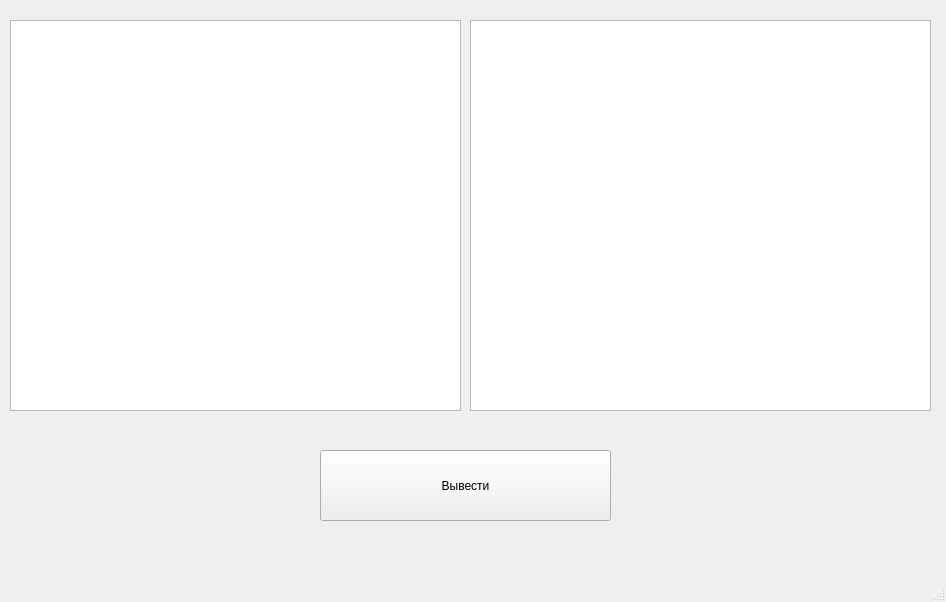
<?xml version="1.0" encoding="UTF-8"?>
<ui version="4.0">
 <class>MainWindow</class>
 <widget class="QMainWindow" name="MainWindow">
  <property name="geometry">
   <rect>
    <x>0</x>
    <y>0</y>
    <width>946</width>
    <height>602</height>
   </rect>
  </property>
  <property name="windowTitle">
   <string>Mix</string>
  </property>
  <widget class="QWidget" name="centralwidget">
   <widget class="QPushButton" name="btn">
    <property name="geometry">
     <rect>
      <x>320</x>
      <y>450</y>
      <width>291</width>
      <height>71</height>
     </rect>
    </property>
    <property name="text">
     <string>Вывести</string>
    </property>
   </widget>
   <widget class="QListView" name="ListWidget_c">
    <property name="geometry">
     <rect>
      <x>10</x>
      <y>20</y>
      <width>451</width>
      <height>391</height>
     </rect>
    </property>
   </widget>
   <widget class="QListWidget" name="ListWidget_nc">
    <property name="geometry">
     <rect>
      <x>470</x>
      <y>20</y>
      <width>461</width>
      <height>391</height>
     </rect>
    </property>
   </widget>
  </widget>
  <widget class="QMenuBar" name="menubar">
   <property name="geometry">
    <rect>
     <x>0</x>
     <y>0</y>
     <width>946</width>
     <height>21</height>
    </rect>
   </property>
  </widget>
  <widget class="QStatusBar" name="statusbar"/>
 </widget>
 <resources/>
 <connections/>
</ui>
